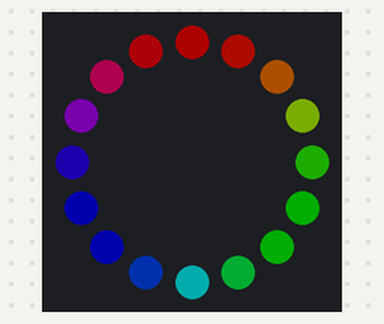
The sketch below on a simulated Raspberry Pi Pico. Shown: 16 RGB LEDs in a ring, first at the top, clockwise. Dim RGB values are drawn brighter than linear; what the sketch prints to the serial monitor is not drawn.

Above: at 1.15 s.
At 3.63 s:
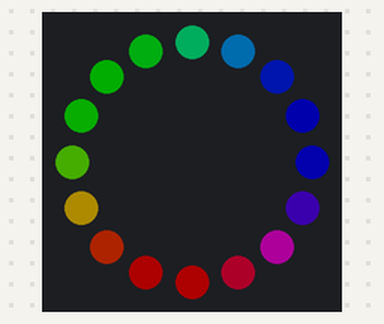
At 9.19 s:
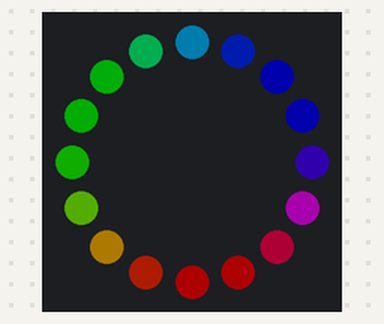
At 20.95 s:
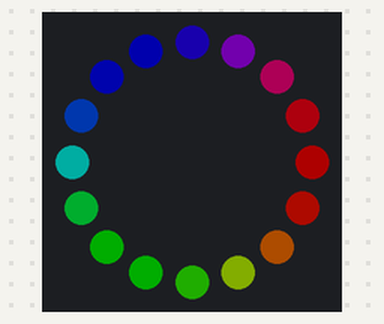
At 28.68 s:
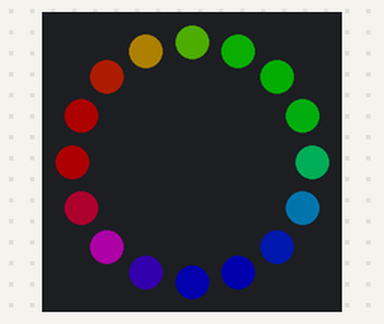
At 39.82 s:
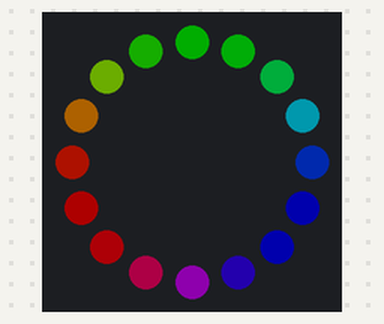

The sketch:

sketch.ino
```cpp
/*
 * LESSON 16: Pico — PIO (Programmable I/O)
 * Board: Raspberry Pi Pico (RP2040, Dual Cortex-M0+, 125MHz, 264KB RAM)
 *
 * ============================================================
 * PIO: THE RP2040's KILLER FEATURE
 * ============================================================
 *
 * PIO (Programmable I/O) is hardware unique to the RP2040.
 * It does NOT exist on STM32, AVR, ESP32, or any other common MCU.
 *
 * What is it? The RP2040 contains TWO PIO blocks, each with:
 *   - 4 state machines (8 total)
 *   - 32 instructions of shared instruction memory (per block)
 *   - Each state machine runs independently of the CPU cores
 *   - Runs at system clock (125MHz) or divided down
 *   - Has its own tiny instruction set (9 instructions!)
 *
 * ┌─────────────────────────────────────────────────┐
 * │                   RP2040                         │
 * │                                                  │
 * │  ┌──────────┐  ┌──────────┐                      │
 * │  │  Core 0  │  │  Core 1  │   CPU cores          │
 * │  └──────────┘  └──────────┘                      │
 * │                                                  │
 * │  ┌──────────────────────────────────────────┐    │
 * │  │  PIO Block 0                             │    │
 * │  │  ┌────┐ ┌────┐ ┌────┐ ┌────┐            │    │
 * │  │  │SM0 │ │SM1 │ │SM2 │ │SM3 │  4 SMs     │    │
 * │  │  └────┘ └────┘ └────┘ └────┘            │    │
 * │  │  [32 instructions shared memory]         │    │
 * │  └──────────────────────────────────────────┘    │
 * │                                                  │
 * │  ┌──────────────────────────────────────────┐    │
 * │  │  PIO Block 1  (identical)                │    │
 * │  │  ┌────┐ ┌────┐ ┌────┐ ┌────┐            │    │
 * │  │  │SM0 │ │SM1 │ │SM2 │ │SM3 │            │    │
 * │  │  └────┘ └────┘ └────┘ └────┘            │    │
 * │  │  [32 instructions shared memory]         │    │
 * │  └──────────────────────────────────────────┘    │
 * │                                                  │
 * └─────────────────────────────────────────────────┘
 *
 * ============================================================
 * PIO INSTRUCTION SET (only 9 instructions!)
 * ============================================================
 *
 *   JMP   — conditional jump
 *   WAIT  — stall until condition (pin high/low, IRQ)
 *   IN    — shift bits into ISR (input shift register)
 *   OUT   — shift bits from OSR (output shift register)
 *   PUSH  — push ISR to RX FIFO (CPU reads this)
 *   PULL  — pull TX FIFO to OSR (CPU writes this)
 *   MOV   — move data between registers
 *   IRQ   — set/clear/wait on IRQ flags
 *   SET   — set pin or register to immediate value
 *
 * Each instruction executes in exactly ONE clock cycle.
 * At 125MHz, that's 8ns per instruction — precise enough to
 * bit-bang protocols like WS2812 (which needs ~300ns timing).
 *
 * ============================================================
 * WHY PIO MATTERS
 * ============================================================
 *
 * On other MCUs, driving WS2812 LEDs requires:
 *   AVR: Carefully timed assembly with interrupts DISABLED
 *   ESP32: RMT peripheral (designed for IR, repurposed for WS2812)
 *   STM32: DMA + Timer + PWM (complex setup)
 *
 * On RP2040: PIO handles it in hardware, zero CPU involvement.
 * The CPU pushes colour data to a FIFO, PIO does the rest.
 *
 * Other things PIO can implement:
 *   - Extra UART, SPI, I2C ports (unlimited!)
 *   - VGA/DVI video output
 *   - Rotary encoder reading
 *   - Logic analyser
 *   - SD card interface
 *   - Ethernet MAC
 *
 * ============================================================
 * THIS LESSON: Drive WS2812 NeoPixels using Adafruit NeoPixel library
 * The library uses PIO under the hood on RP2040!
 * ============================================================
 *
 * The Adafruit NeoPixel library detects RP2040 at compile time and
 * automatically uses PIO state machines instead of bit-banging.
 * We'll drive a ring of NeoPixels with a rainbow animation.
 */

#include <Adafruit_NeoPixel.h>

// NeoPixel configuration
const int NEOPIXEL_PIN = 16;    // GP16 — data line to NeoPixel ring
const int NUM_PIXELS = 16;       // 16-LED ring

// Create NeoPixel object
// On RP2040, this internally:
//   1. Claims a PIO state machine (from PIO0 or PIO1)
//   2. Loads a tiny PIO program (~7 instructions) into PIO instruction memory
//   3. Configures the state machine's clock divider for WS2812 timing
//   4. Sets up DMA to feed pixel data from RAM to the PIO FIFO
Adafruit_NeoPixel strip(NUM_PIXELS, NEOPIXEL_PIN, NEO_GRB + NEO_KHZ800);

/*
 * ══════════════════════════════════════════════════════════
 * WS2812 PROTOCOL (what PIO is handling for us)
 * ══════════════════════════════════════════════════════════
 *
 * WS2812 uses a single-wire protocol with timing-encoded bits:
 *
 *   Bit 1: HIGH for ~700ns, LOW for ~600ns  (total ~1.25µs)
 *   Bit 0: HIGH for ~350ns, LOW for ~800ns  (total ~1.25µs)
 *   Reset: LOW for >50µs (tells strip: data complete)
 *
 * Each LED takes 24 bits (8 green + 8 red + 8 blue).
 * Data cascades: first LED takes 24 bits, passes the rest along.
 *
 * PIO program to drive WS2812 (simplified):
 *
 *   .program ws2812
 *   .side_set 1
 *       pull block          side 0    ; Pull 24 bits from FIFO
 *   bitloop:
 *       out x, 1            side 0    ; Shift out one bit to X
 *       jmp !x, do_zero     side 1    ; Drive pin HIGH, branch on bit value
 *   do_one:
 *       nop                 side 1    ; Bit=1: stay HIGH longer
 *       jmp bitloop         side 0    ; Then go LOW
 *   do_zero:
 *       nop                 side 0    ; Bit=0: go LOW sooner
 *       jmp bitloop         side 0    ; Continue
 *
 * The "side set" feature sets a pin as a SIDE EFFECT of each instruction.
 * This is how PIO achieves precise timing — the pin changes happen
 * on the exact clock cycle the instruction executes.
 *
 * ══════════════════════════════════════════════════════════
 * HOW OTHER MCUs HANDLE WS2812 (for comparison)
 * ══════════════════════════════════════════════════════════
 *
 * AVR (Arduino Uno):
 *   - Bit-banged in hand-tuned assembly (Adafruit library)
 *   - Interrupts MUST be disabled during transmission
 *   - At 16MHz, only ~5 instructions per bit period
 *   - Blocks CPU completely during update
 *
 * ESP32:
 *   - Uses the RMT (Remote Control Transceiver) peripheral
 *   - RMT was designed for IR remote signals but works for WS2812
 *   - Hardware peripheral, doesn't block CPU
 *   - But only 8 RMT channels, and RMT memory is limited
 *
 * STM32:
 *   - Timer + DMA + PWM: configure a timer for 800kHz,
 *     use DMA to update the PWM duty cycle for each bit
 *   - Complex setup (~100 lines of HAL code)
 *   - Or SPI at 2.4MHz with careful bit patterns
 *   - Works but it's a hack — not designed for this
 *
 * RP2040 PIO:
 *   - Purpose-built for exactly this kind of protocol
 *   - 7 instructions, runs forever, zero CPU overhead
 *   - Can drive multiple strips on different state machines
 *   - Clean, elegant, efficient
 */

void setup() {
  Serial.begin(115200);
  delay(1000);

  Serial.println("Lesson 16: RP2040 PIO — NeoPixel Ring");
  Serial.println("PIO state machines driving WS2812 protocol in hardware");
  Serial.println();

  strip.begin();           // Initialize PIO state machine + pin
  strip.setBrightness(50); // Limit brightness (0-255) — good practice!
  strip.show();            // Initialize all pixels to OFF

  /*
   * At this point, a PIO state machine is running!
   * It's sitting idle, waiting for data in its TX FIFO.
   * When we call strip.show(), pixel data is pushed to the FIFO,
   * and PIO shifts it out with perfect timing — no CPU involvement.
   *
   * The CPU is 100% free to do other work while PIO handles the LEDs.
   * On a dual-core RP2040, that means BOTH cores are free.
   */

  Serial.println("NeoPixel strip initialized via PIO");
  Serial.print("Using ");
  Serial.print(NUM_PIXELS);
  Serial.println(" LEDs on a ring");
}

// ═══════════════════════════════════════════
// Rainbow animation variables
// ═══════════════════════════════════════════
uint16_t hueOffset = 0;

void loop() {
  // Rainbow cycle: each pixel has a different hue, and we rotate over time
  for (int i = 0; i < NUM_PIXELS; i++) {
    // Calculate hue for this pixel (0-65535 in NeoPixel library)
    // Spread the full colour wheel across the ring
    uint16_t pixelHue = hueOffset + (i * 65536L / NUM_PIXELS);

    // ColorHSV converts hue/saturation/value to RGB
    // Hue: 0-65535 (full colour wheel)
    // Saturation: 0-255 (0 = white, 255 = full colour)
    // Value: 0-255 (brightness)
    uint32_t colour = strip.ColorHSV(pixelHue, 255, 255);

    // Gamma correction makes brightness look more natural to human eyes
    // Without it, the middle range looks too bright (LEDs are non-linear)
    colour = strip.gamma32(colour);

    strip.setPixelColor(i, colour);
  }

  strip.show();  // Push all pixel data to PIO FIFO → PIO shifts it out

  // Advance the rainbow
  hueOffset += 256;  // Speed of rotation

  delay(20);  // ~50fps update rate

  /*
   * ══════════════════════════════════════════════════════════
   * WHAT HAPPENS DURING strip.show():
   * ══════════════════════════════════════════════════════════
   *
   * 1. Library prepares pixel data in RAM (GRB byte order)
   * 2. Data is written to the PIO TX FIFO (32 bits at a time)
   * 3. PIO state machine shifts out each bit with precise timing
   * 4. After all pixels sent, PIO idles (pin LOW > 50µs = reset)
   *
   * For 16 pixels × 24 bits = 384 bits at 800kHz = 480µs total
   * Less than half a millisecond! PIO handles the timing-critical
   * part while the CPU just dumps data into the FIFO.
   *
   * ══════════════════════════════════════════════════════════
   * PIO RESOURCES AND LIMITS
   * ══════════════════════════════════════════════════════════
   *
   * Each PIO block has:
   *   - 4 state machines
   *   - 32 instruction slots (shared among all 4 SMs in that block)
   *
   * The WS2812 program uses ~7 instructions = plenty of room for
   * other PIO programs in the same block.
   *
   * With 2 PIO blocks × 4 state machines = 8 independent I/O engines.
   * You could drive 8 separate NeoPixel strips simultaneously!
   *
   * Or mix: 1 SM for NeoPixels + 1 SM for extra UART + 1 SM for
   * a logic analyser + 1 SM for rotary encoder... all in hardware.
   *
   * ══════════════════════════════════════════════════════════
   * PIO vs DMA vs INTERRUPTS vs POLLING
   * ══════════════════════════════════════════════════════════
   *
   * Polling: CPU manually toggles pins → blocks everything
   *   Used on: AVR for WS2812
   *
   * Interrupts: CPU services events → responsive but ISR overhead
   *   Used on: everything, but not precise enough for WS2812
   *
   * DMA: Hardware moves data memory→peripheral → CPU free
   *   Used on: STM32, ESP32 for SPI/UART/Timer
   *   But DMA still needs a peripheral to do the actual I/O
   *
   * PIO: Programmable hardware that IS the peripheral → CPU free,
   *   no existing peripheral needed. You CREATE the peripheral.
   *   Only on: RP2040
   *
   * PIO fills a gap that no other MCU addresses:
   * custom, timing-critical I/O protocols in hardware.
   */
}
```
